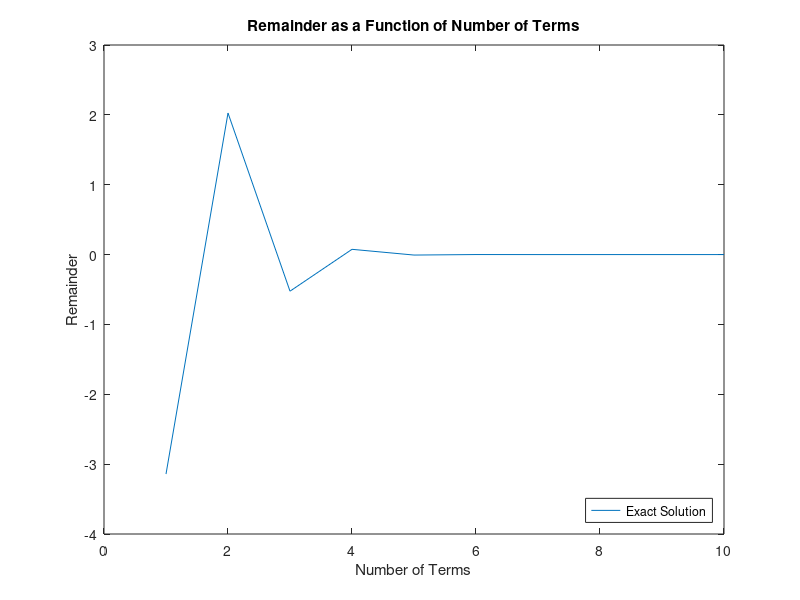

The MATLAB source for this figure:
%Script: HW2_q4
%
%This script computes sin(pi) using its MacLaurin expansion with up to 10 
%terms and generates a plot that displays the remainder as a function of
%the number of terms.
%
%Outputs: Plot that displays the remainder as a function of the number of
%terms.
%
%Author: Ashley Eggart
%Section: ME 2016-A
%Assignment: HW2
%Date: 9/19/2018

exactSoln = 0;      % sin(pi)==0 but due to rounding errors MATLAB says that sin(pi)!=0
mSeries = [pi];     %Initilize array to hold MacLaurin Series answers and set first value to pi
terms = 1:10;

for i = 2:10
    mSeries(i) = mSeries(i-1) + ((-1)^(i+1))*(pi^(2*i-1))/factorial(2*i-1);
end
remainder = exactSoln - mSeries;    % The remainder is the difference 
                                    %between the exactSoln and the MacLaurin series approx

figure 
plot(terms,remainder)
title('Remainder as a Function of Number of Terms')
xlabel('Number of Terms')
ylabel('Remainder')
legend({'Exact Solution'},'Location','southeast')